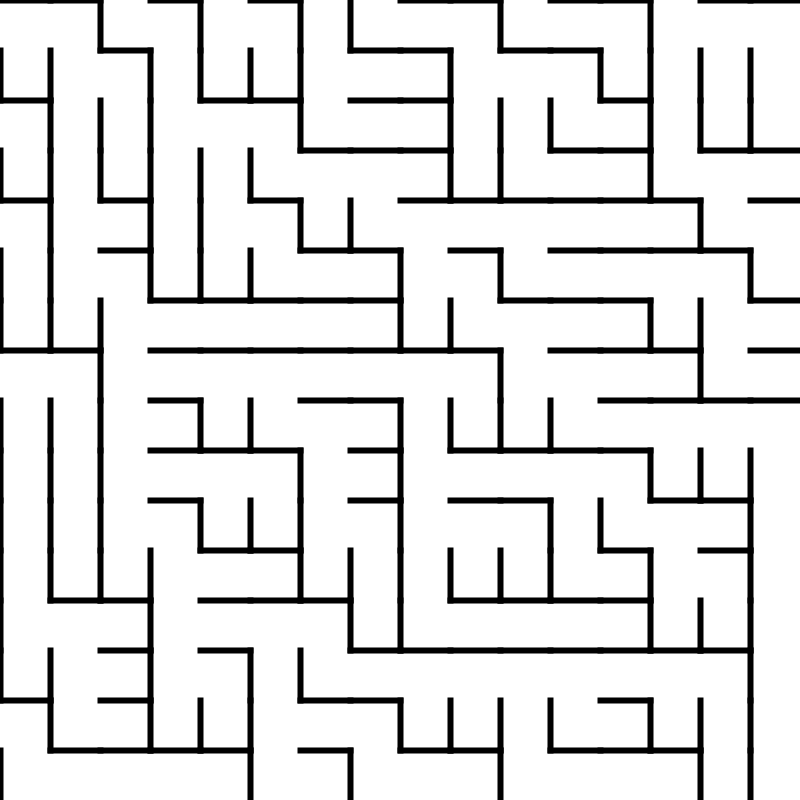
Frame 1 (no input)
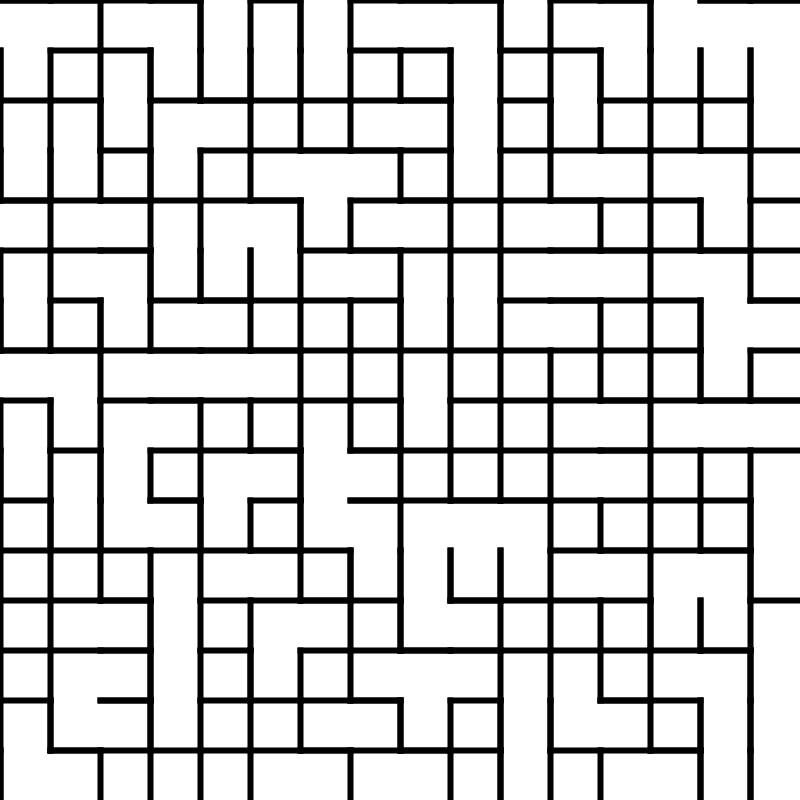
Frame 2 (the mouse pressed at the canvas centre, redrawn once)

The Processing sketch that drew these frames (run headless with seeded random() and noise(); the mouse was pressed at the canvas centre and the sketch redrawn once):

// Processing sketch: week04_alptugan_Truchet_Tiles_03
// ── week04_alptugan_Truchet_Tiles_03.pde
// Declare starting point of the lines
int xStart;
int yStart;
int xEnd;
int yEnd;

int tileSize;

float rnd;

// setup function runs once, when the program starts
void setup() {
  // set window position on screen
  surface.setLocation(0, 200);

  //Set window size
  size(800, 800);

  // set background color
  background(#ffffff);

  // Set the square tile size
  tileSize = 50;

  // Assign the values to the x and y
  xStart = 0;
  xEnd   = 50;
  yStart = 0;
  yEnd   = yStart;

  // to disable draw function runs until the program stops
  // so it runs only once as setup function does
  noLoop();
}


// Draw function runs until the program stops
void draw() {
  
  strokeWeight(6);
  strokeCap(PROJECT);

  // Draw 1st row
  for (int i = 0; i < width; i = i + tileSize) {
    for (int j = 0; j < height; j = j + tileSize) {
      // conditon to change line orientation
      rnd = random(0, 1);

      if (rnd > 0.5) {
        // Draw horizontal line
        xStart = 0;
        xEnd   = tileSize;
        yStart = 0;
        yEnd   = yStart;
      } 
      else
      {
        // Draw vertical line 
        xStart = 0;
        xEnd   = 0;
        yStart = 0;
        yEnd   = tileSize;
      }

      line(xStart + i, 
        yStart + j, 
        xEnd + i, 
        yEnd + j);
    }
  }
}
